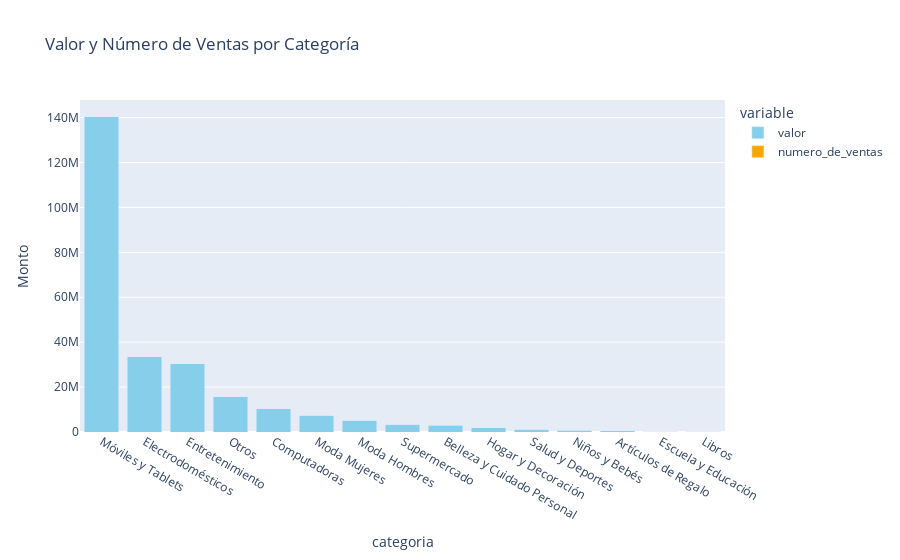

The code cell stored with this chart in its notebook:
### Code cell
import plotly.express as px

# Supongamos que tu DataFrame se llama df

fig = px.bar(df_categorias, x='categoria', y=['valor', 'numero_de_ventas'],
             title='Valor y Número de Ventas por Categoría',
             labels={'value': 'Monto'},
             color_discrete_map={'valor': 'skyblue', 'numero_de_ventas': 'orange'},
             barmode='stack')

fig.update_layout(xaxis={'categoryorder':'total descending'})
fig.show()

### Figure 1 — Plotly figure (JSON) as saved in the notebook; plotly's stock layout.template omitted (floating-point values rounded to 4 significant figures)
{"data": [{"alignmentgroup": "True", "hovertemplate": "variable=valor<br>categoria=%{x}<br>Monto=%{y}<extra></extra>", "legendgroup": "valor", "marker": {"color": "skyblue", "pattern": {"shape": ""}}, "name": "valor", "offsetgroup": "valor", "orientation": "v", "showlegend": true, "textposition": "auto", "type": "bar", "x": ["Artículos de Regalo", "Belleza y Cuidado Personal", "Computadoras", "Electrodomésticos", "Entretenimiento", "Escuela y Educación", "Hogar y Decoración", "Libros", "Moda Hombres", "Moda Mujeres", "Móviles y Tablets", "Niños y Bebés", "Otros", "Salud y Deportes", "Supermercado"], "xaxis": "x", "y": [622300.0, 2891000.0, 10360000.0, 33440000.0, 30430000.0, 120500.0, 1918000.0, 33030.0, 5163000.0, 7360000.0, 140400000.0, 891900.0, 15590000.0, 1122000.0, 3369000.0], "yaxis": "y"}, {"alignmentgroup": "True", "hovertemplate": "variable=numero_de_ventas<br>categoria=%{x}<br>Monto=%{y}<extra></extra>", "legendgroup": "numero_de_ventas", "marker": {"color": "orange", "pattern": {"shape": ""}}, "name": "numero_de_ventas", "offsetgroup": "numero_de_ventas", "orientation": "v", "showlegend": true, "textposition": "auto", "type": "bar", "x": ["Artículos de Regalo", "Belleza y Cuidado Personal", "Computadoras", "Electrodomésticos", "Entretenimiento", "Escuela y Educación", "Hogar y Decoración", "Libros", "Moda Hombres", "Moda Mujeres", "Móviles y Tablets", "Niños y Bebés", "Otros", "Salud y Deportes", "Supermercado"], "xaxis": "x", "y": [7250, 17899, 8110, 33034, 17352, 1090, 13990, 814, 40713, 28334, 61761, 6492, 26108, 8421, 15024], "yaxis": "y"}], "layout": {"barmode": "stack", "legend": {"title": {"text": "variable"}, "tracegroupgap": 0}, "title": {"text": "Valor y Número de Ventas por Categoría"}, "xaxis": {"anchor": "y", "categoryorder": "total descending", "domain": [0, 1], "title": {"text": "categoria"}}, "yaxis": {"anchor": "x", "domain": [0, 1], "title": {"text": "Monto"}}}}
